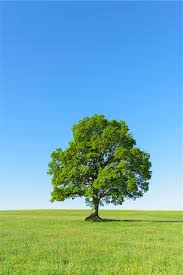
#> input picture object.jpeg, 183 x 275 px, found by its file name
$ python 'Object detection.py'
#> lines starting #> are read from the running program, lines starting #| are printed output that depends on the picture
import cv2
from matplotlib import pyplot as plt

image_path = "C:/Users/singh/Downloads/object.jpeg"
image = cv2.imread(image_path)
#> image is the input picture: shape (275, 183, 3); mean B, G, R 176.3, 169.3, 113.4
if image is None:
    print(f"Failed to load image {image_path}")
else:
    image_gray = cv2.cvtColor(image, cv2.COLOR_BGR2GRAY)
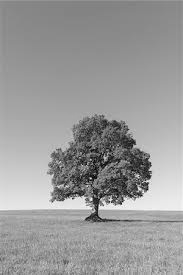
#> image_gray: shape (275, 183); min 2, max 252, mean 153.4
    image_rgb = cv2.cvtColor(image, cv2.COLOR_BGR2RGB)

    cascade_path = 'C:/Users/singh/Downloads/haarcascade_frontalcatface.xml'
    cascade = cv2.CascadeClassifier(cascade_path)
    if cascade.empty():
        print(f"Failed to load cascade classifier {cascade_path}")
        detections = []
    else:
        detections = cascade.detectMultiScale(image_gray, minSize=(30, 30))
#> detections = ()
        detection_count = len(detections)
#> detection_count = 0
        print(f"Number of detections: {detection_count}")
#| Number of detections: 0

    for (x, y, width, height) in detections:
        cv2.rectangle(image_rgb, (x, y), (x + width, y + height), (0, 255, 0), 2)
#> this loop made 0 passes

    plt.imshow(image_rgb)
    plt.axis('off')
    plt.show()
